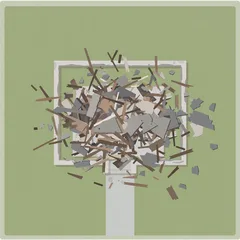
#> input picture app/img/levels/destroyed.webp, 240 x 240 px
$ python -i align.py   (imports and definitions only)   (older library calls are emulated)
#> lines starting #> are read from the running program, lines starting #| are printed output that depends on the picture
"""Line up a building's pre-storm and post-storm crops.

The two photo sets come from different flights and are only registered to a
few meters, which at roof scale is enough to make an intact house look
damaged. We search a small window of integer shifts and keep the one where
the edge maps of the two crops agree best. Edges (gradient magnitude) are
used instead of raw brightness because the flights differ in sun angle,
season and color balance, while roof lines and streets stay put.
"""

from __future__ import annotations

from dataclasses import dataclass

import numpy as np


@dataclass(frozen=True)
class Alignment:
    dx: int  # shift to apply to the post crop, in pixels
    dy: int
    score: float  # normalized correlation of edge maps at the best shift, -1..1
    margin: float  # best score minus the best score outside a 1px neighborhood

    # [75 lines left out: functions confident, to_gray, edges, _ncc, find_offset, apply_offset, not called in this run]


# --- Per-building matching on real photo pairs --------------------------------
#
# On real NAIP/NOAA pairs the whole-crop search above is not enough: the two
# flights differ in sun angle (long shadows after the storm), exposure, and
# viewing angle, and Cedar Key's houses stand on pilings, so a roof is
# displaced from its ground footprint by a different amount in each photo.
# Ground features and roofs then disagree about the best shift. So we match
# the pre-storm roof (the outline's box plus a small pad) inside a larger
# post-storm search area, on histogram-equalized edges, and then check each
# building's shift against its neighbors, which were flown in the same frame.


def equalized_edges(img: np.ndarray, blur_sigma: float = 1.2) -> np.ndarray:
    """Gradient magnitude after histogram equalization, so a dark post-storm
    flight and a bright pre-storm one produce comparable edges."""
#> called with blur_sigma = 1.2
    import cv2

    g = np.asarray(img)
    if g.ndim == 3:
        g = cv2.cvtColor(g[..., :3].astype(np.uint8), cv2.COLOR_RGB2GRAY)
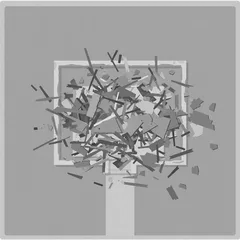
#> g: shape (240, 240); min 42, max 247, mean 162.6
    g = cv2.equalizeHist(g.astype(np.uint8)).astype(np.float32)
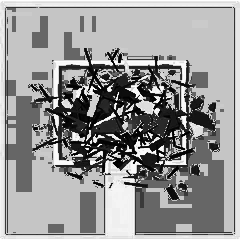
#> g: shape (240, 240) float32; min 0, max 255, mean 149.7
    g = cv2.GaussianBlur(g, (0, 0), blur_sigma)
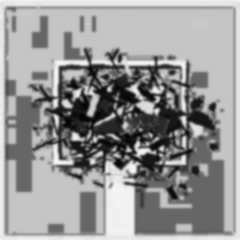
#> g: shape (240, 240) float32; min 4.39, max 248.6, mean 149.6
    return cv2.magnitude(cv2.Sobel(g, cv2.CV_32F, 1, 0), cv2.Sobel(g, cv2.CV_32F, 0, 1))
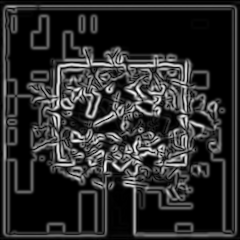
#> returned value: shape (240, 240) float32; min 0, max 559.7, mean 96.2; drawn with min black and max white


# [30 lines left out: function match_building, not called in this run]


@dataclass(frozen=True)
class Placement:
    """Where to read a building in the post-storm photo, and how we know."""

    dx: int
    dy: int
    status: str  # "matched", "neighbors" or "unaligned"
    own: Alignment
    neighbor_dx: float | None
    neighbor_dy: float | None

    @property
    def aligned(self) -> bool:
        return self.status == "matched"


# [47 lines left out: function place_buildings, not called in this run]

>>> import cv2
>>> picture = cv2.cvtColor(cv2.imread('../app/img/levels/destroyed.webp'), cv2.COLOR_BGR2RGB)
>>> result = equalized_edges(picture)
